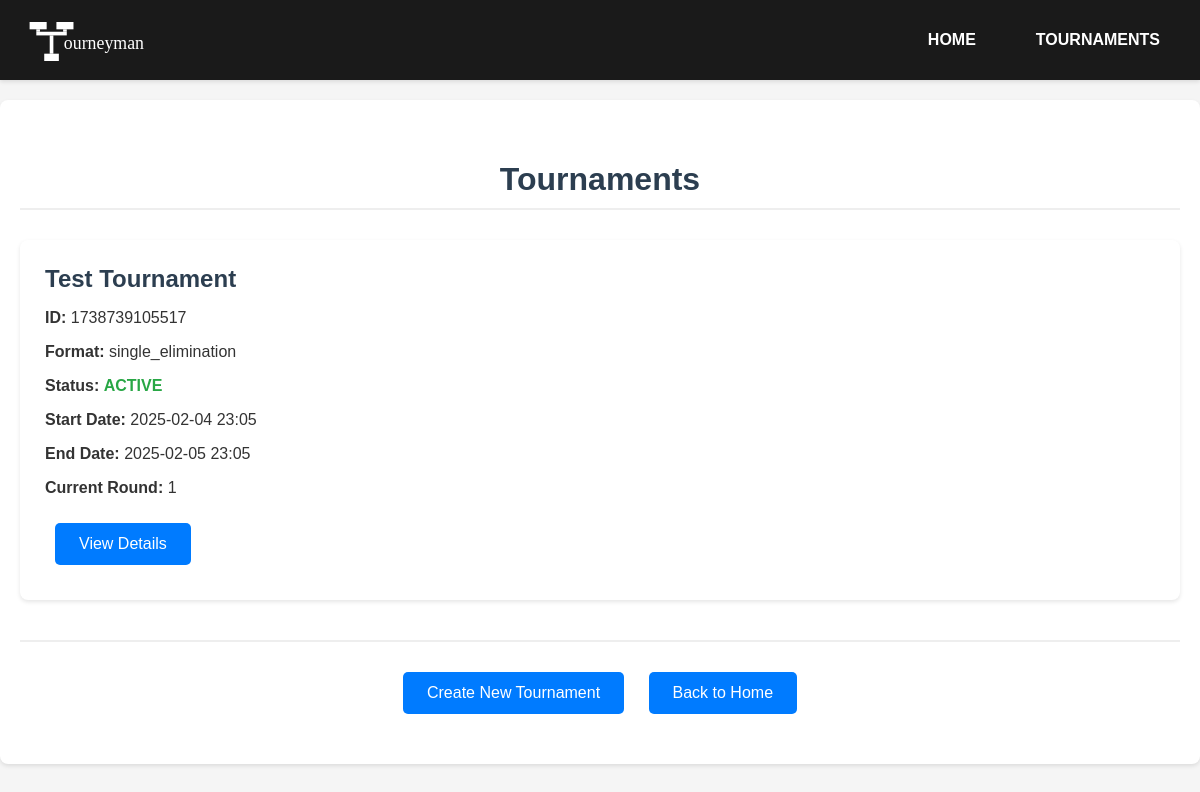
The page /tournaments on the database as committed earlier.
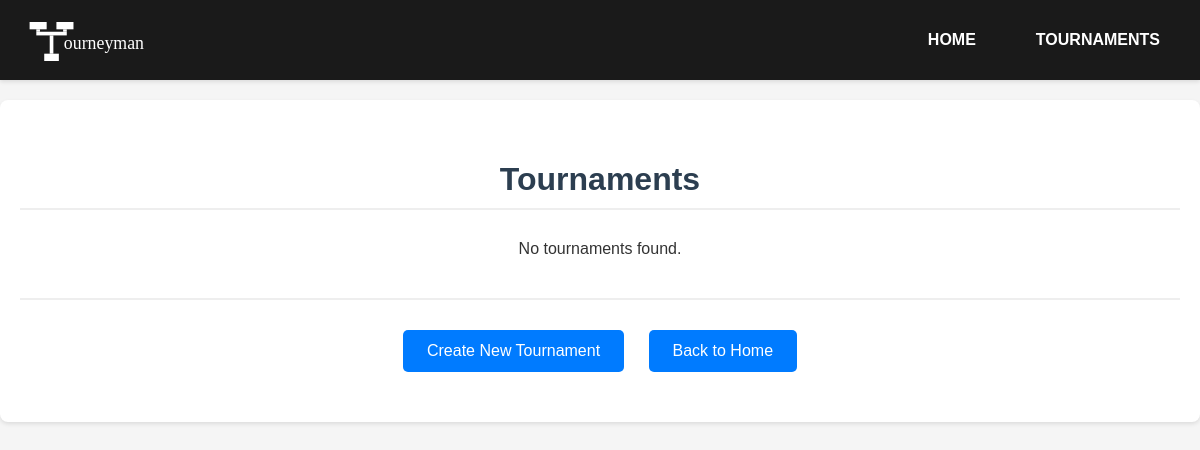
The same page on the database as committed later.
### app.py (models this page shows, shortened)
class Tournament(db.Model):
    id = db.Column(db.Integer, primary_key=True)
    tournament_id = db.Column(db.Integer, nullable=False, unique=True)
    name = db.Column(db.String(100), nullable=False)
    tFormat = db.Column(db.String(80), nullable=False)
    status = db.Column(db.String(20), nullable=False, default='PENDING')  # PENDING, ACTIVE, COMPLETED
    start_date = db.Column(db.DateTime, nullable=False)
    end_date = db.Column(db.DateTime, nullable=True)
    current_winners_round = db.Column(db.Integer, default=1)
    current_losers_round = db.Column(db.Integer, default=0)  # 0 means no losers bracket yet
    current_round = db.Column(db.Integer, default=1)  # For non-bracket formats
    contestants = db.relationship('Contestant', backref='tournament', lazy=True)
    matches = db.relationship('MatchResult', backref='tournament', lazy=True)

### app.py (the view)
@app.route('/tournaments')
def tournaments():
    tournaments = Tournament.query.all()
    current_time = datetime.now()
    for tournament in tournaments:
        if tournament.status != 'COMPLETED':
            if current_time < tournament.start_date:
                new_status = 'PENDING'
            elif current_time <= tournament.end_date:
                new_status = 'ACTIVE'
            else:
                new_status = 'COMPLETED'
            if new_status != tournament.status:
                tournament.status = new_status
    db.session.commit()
    return render_template('tournaments.html', tournaments=tournaments)

### templates/tournaments.html (shortened to what this page needs)
{% extends "base.html" %}
{% block content %}
<div class="container">
    <h1>Tournaments</h1>
    <div class="tournament-list">
        {% for tournament in tournaments %}
        <div class="tournament-card">
            <h2>{{ tournament.name }}</h2>
            <p><strong>ID:</strong> {{ tournament.tournament_id }}</p>
            <p><strong>Format:</strong> {{ tournament.tFormat }}</p>
            <p><strong>Status:</strong> <span class="status-{{ tournament.status.lower() }}">{{ tournament.status }}</span></p>
            <p><strong>Start Date:</strong> {{ tournament.start_date.strftime('%Y-%m-%d %H:%M') }}</p>
            <p><strong>End Date:</strong> {{ tournament.end_date.strftime('%Y-%m-%d %H:%M') }}</p>
            <p><strong>Current Round:</strong> {{ tournament.current_round }}</p>
            <a href="{{ url_for('tournament_details', tournament_id=tournament.tournament_id) }}" class="button">View Details</a>
        </div>
        {% else %}
        <p>No tournaments found.</p>
        {% endfor %}
    </div>
    <div class="navigation">
        <a href="{{ url_for('new') }}" class="button">Create New Tournament</a>
        <a href="{{ url_for('index') }}" class="link">Back to Home</a>
    </div>
</div>
{% endblock %}

Rows that differ between the two databases and show on the page:
removed Tournament: name "Test Tournament", tournament_id "1738739105517", tFormat "single_elimination", status "ACTIVE", start_date "2025-02-04 23:05", end_date "2025-02-05 23:05", current_round "1"
Other text that changed with them:
text now shown: "No tournaments found."
